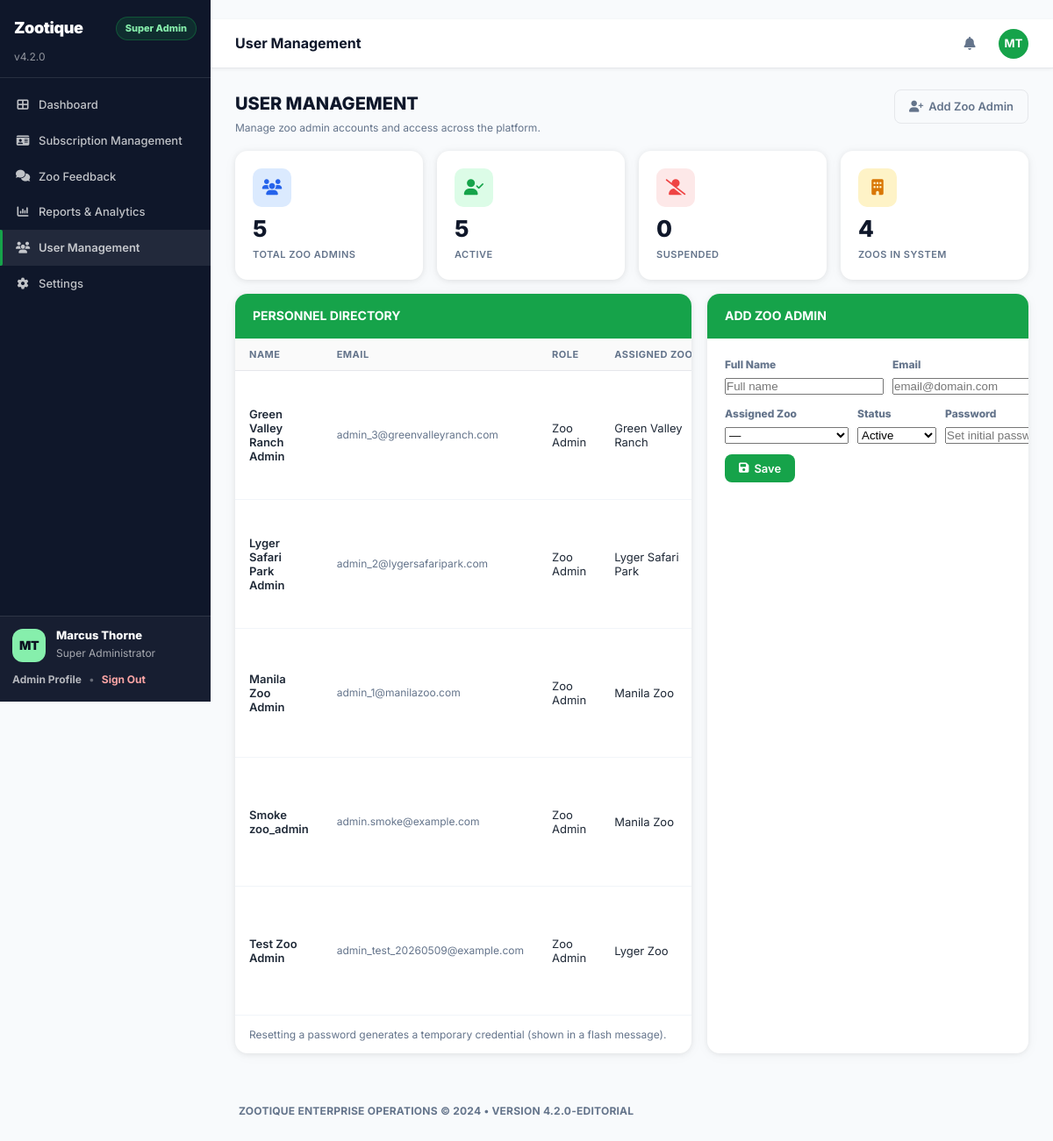
The page /zootique-admin/user-management (signed in) on the database its author committed.
### models.py (models this page shows, shortened)
class User(db.Model):
    __tablename__ = 'users'
    id = db.Column(db.Integer, primary_key=True)
    email = db.Column(db.String(120), unique=True, nullable=False)
    username = db.Column(db.String(80), unique=True, nullable=True)
    password_hash = db.Column(db.String(256), nullable=False)
    role = db.Column(db.String(50), nullable=False, default='visitor')
    full_name = db.Column(db.String(100))
    zoo_id = db.Column(db.Integer, db.ForeignKey('zoos.id', ondelete="CASCADE"), nullable=True)
    status = db.Column(db.String(20), nullable=False, default='active')  # active|suspended
    profile_image = db.Column(db.String(500), nullable=True)
    created_at = db.Column(db.DateTime, nullable=False, default=datetime.utcnow)
    zoo = db.relationship('Zoo', back_populates='users', lazy=True)
    bookings = db.relationship('Booking', foreign_keys='Booking.user_id', back_populates='user', lazy=True)
    assigned_bookings = db.relationship('Booking', foreign_keys='Booking.assigned_staff_user_id', back_populates='assigned_staff_user', lazy=True)
    booking_payments = db.relationship('BookingPayment', back_populates='payer', lazy=True)
    feedbacks = db.relationship('Feedback', back_populates='user', lazy=True)

class Zoo(db.Model):
    __tablename__ = 'zoos'
    id = db.Column(db.Integer, primary_key=True)
    name = db.Column(db.String(100), nullable=False)
    type = db.Column(db.String(50))
    location = db.Column(db.String(255))
    description = db.Column(db.Text)
    image_url = db.Column(db.String(500))
    landing_map_title = db.Column(db.String(160), nullable=True)
    landing_map_description = db.Column(db.Text, nullable=True)
    landing_map_image_url = db.Column(db.String(500), nullable=True)
    landing_map_updated_at = db.Column(db.DateTime, nullable=True)
    created_at = db.Column(db.DateTime, nullable=False, default=datetime.utcnow)
    animals = db.relationship('Animal', backref='zoo', lazy=True)
    services = db.relationship('Service', backref='zoo', lazy=True)
    users = db.relationship('User', back_populates='zoo', lazy=True)
    subscriptions = db.relationship('ZooSubscription', back_populates='zoo', lazy=True)
    admin_feedbacks = db.relationship('ZooAdminFeedback', back_populates='zoo', lazy=True)
    zones = db.relationship('ZooZone', back_populates='zoo', lazy=True)
    staff_tasks = db.relationship('StaffTask', back_populates='zoo', lazy=True)

### blueprints/zootique_admin/routes.py (the view)
@admin_bp.get("/user-management")
def user_management():
    edit_user_id = request.args.get('edit_user')
    edit_user = db.session.get(User, int(edit_user_id)) if (edit_user_id and edit_user_id.isdigit()) else None
    users = (
        User.query
        .filter(User.role == 'zoo_admin')
        .order_by(User.full_name.asc(), User.email.asc())
        .all()
    )
    zoos = Zoo.query.order_by(Zoo.name.asc()).all()
    user_rows = []
    for u in users:
        user_rows.append({
            'id': u.id,
            'full_name': u.full_name or '—',
            'email': u.email,
            'role': u.role,
            'assigned_zoo': u.zoo.name if u.zoo else '—',
            'status': (u.status or 'active').title(),
        })
    return render_template(
        "zootique_admin/user_management.html",
        users=user_rows,
        zoos=zoos,
        edit_user=edit_user,
    )

### templates/zootique_admin/user_management.html (shortened to what this page needs)
﻿{% extends "base.html" %}
{% block page_title %}User Management{% endblock %}
{% block content %}
<div class="page-subheader" style="margin-bottom:16px;">
  <div class="ps-left">
    <h2>USER MANAGEMENT</h2>
    <p>Manage zoo admin accounts and access across the platform.</p>
  </div>
  <div class="ps-right">
    <a class="btn btn-ghost" href="#sa_user_form"><i class="fa-solid fa-user-plus"></i> Add Zoo Admin</a>
  </div>
</div>
{% set ns = namespace(active=0, suspended=0) %}
{% for u in users %}
  {% if u.status == 'Active' %}{% set ns.active = ns.active + 1 %}{% else %}{% set ns.suspended = ns.suspended + 1 %}{% endif %}
{% endfor %}
<div class="stats-grid" style="grid-template-columns:repeat(4,1fr); margin-bottom:16px;">
  <div class="stat-card">
    <div class="stat-icon-box blue"><i class="fa-solid fa-users"></i></div>
    <div class="stat-value">{{ users|length }}</div>
    <div class="stat-label">TOTAL ZOO ADMINS</div>
  </div>
  <div class="stat-card">
    <div class="stat-icon-box green"><i class="fa-solid fa-user-check"></i></div>
    <div class="stat-value">{{ ns.active }}</div>
    <div class="stat-label">ACTIVE</div>
  </div>
  <div class="stat-card">
    <div class="stat-icon-box orange" style="background:rgba(239, 68, 68, 0.12); color:#ef4444;"><i class="fa-solid fa-user-slash"></i></div>
    <div class="stat-value">{{ ns.suspended }}</div>
    <div class="stat-label">SUSPENDED</div>
  </div>
  <div class="stat-card">
    <div class="stat-icon-box yellow"><i class="fa-solid fa-building"></i></div>
    <div class="stat-value">{{ zoos|length }}</div>
    <div class="stat-label">ZOOS IN SYSTEM</div>
  </div>
</div>
<div class="two-col" style="grid-template-columns: 1.35fr 0.95fr;">
  <div class="card-panel">
    <div class="card-header"><h2>PERSONNEL DIRECTORY</h2></div>
    <div class="table-wrap">
      <table>
        <thead>
          <tr>
            <th>NAME</th>
            <th>EMAIL</th>
            <th>ROLE</th>
            <th>ASSIGNED ZOO</th>
          </tr>
        </thead>
        <tbody>
          {% for u in users %}
          <tr>
            <td class="fw-600">{{ u.full_name }}</td>
            <td style="color:var(--text-muted); font-size:12px;">{{ u.email }}</td>
            <td style="text-transform:capitalize;">{{ u.role|replace('_',' ') }}</td>
            <td>{{ u.assigned_zoo }}</td>
          </tr>
          {% else %}
          <tr><td colspan="6" class="empty-state">No zoo admin users found.</td></tr>
          {% endfor %}
        </tbody>
      </table>
    </div>
    <div style="padding:12px 16px; border-top:1px solid var(--border-light); font-size:12px; color:var(--text-muted);">
      Resetting a password generates a temporary credential (shown in a flash message).
    </div>
  </div>
  <div class="card-panel" id="sa_user_form" style="scroll-margin-top: 90px;">
    <div class="card-header"><h2>{% if edit_user %}EDIT{% else %}ADD{% endif %} ZOO ADMIN</h2></div>
    <div class="card-body">
      <form method="post" action="{{ url_for('zootique_admin.save_user') }}" style="display:flex; flex-direction:column; gap:12px;">
        <div style="display:grid; grid-template-columns: 1fr 1fr; gap:10px;">
          <div>
            <label style="display:block; font-size:12px; font-weight:800; color:var(--text-muted); margin-bottom:6px;">Full Name</label>
            <input type="text" name="full_name" value="{{ edit_user.full_name if edit_user else '' }}" placeholder="Full name">
          </div>
          <div>
            <label style="display:block; font-size:12px; font-weight:800; color:var(--text-muted); margin-bottom:6px;">Email</label>
            <input type="email" name="email" value="{{ edit_user.email if edit_user else '' }}" placeholder="email@domain.com" required>
          </div>
        </div>
        <div style="display:grid; grid-template-columns: 1fr 1fr 1fr; gap:10px;">
          <div>
            <label style="display:block; font-size:12px; font-weight:800; color:var(--text-muted); margin-bottom:6px;">Assigned Zoo</label>
            <select name="zoo_id">
              <option value="">—</option>
            </select>
          </div>
          <div>
            <label style="display:block; font-size:12px; font-weight:800; color:var(--text-muted); margin-bottom:6px;">Status</label>
            <select name="status">
              <option value="active" {% if not edit_user or edit_user.status == 'active' %}selected{% endif %}>Active</option>
            </select>
          </div>
          <div>
            <label style="display:block; font-size:12px; font-weight:800; color:var(--text-muted); margin-bottom:6px;">Password {% if edit_user %}(optional){% endif %}</label>
            <input type="password" name="password" placeholder="{% if edit_user %}Leave blank to keep{% else %}Set initial password{% endif %}" {% if not edit_user %}required{% endif %}>
          </div>
        </div>
        <div style="display:flex; gap:8px; flex-wrap:wrap;">
          <button class="btn btn-primary" type="submit"><i class="fa-solid fa-floppy-disk"></i> Save</button>
        </div>
      </form>
    </div>
  </div>
</div>
{% endblock %}

### rows shown on the page
User: full_name "Green Valley Ranch Admin", email "admin_3@greenvalleyranch.com", role "Zoo Admin"
Zoo: assigned_zoo "Green Valley Ranch"
User: full_name "Lyger Safari Park Admin", email "admin_2@lygersafaripark.com", role "Zoo Admin"
Zoo: assigned_zoo "Lyger Safari Park"
User: full_name "Manila Zoo Admin", email "admin_1@manilazoo.com", role "Zoo Admin"
Zoo: assigned_zoo "Manila Zoo" "Manila Zoo"
User: full_name "Smoke zoo_admin", email "admin.smoke@example.com", role "Zoo Admin"
User: full_name "Test Zoo Admin", email "admin_test_20260509@example.com", role "Zoo Admin"
Zoo: assigned_zoo "Lyger Zoo"

### other values the page prints
{{ users|length }} "5"
{{ ns.active }} "5"
{{ ns.suspended }} "0"
{{ zoos|length }} "4"
